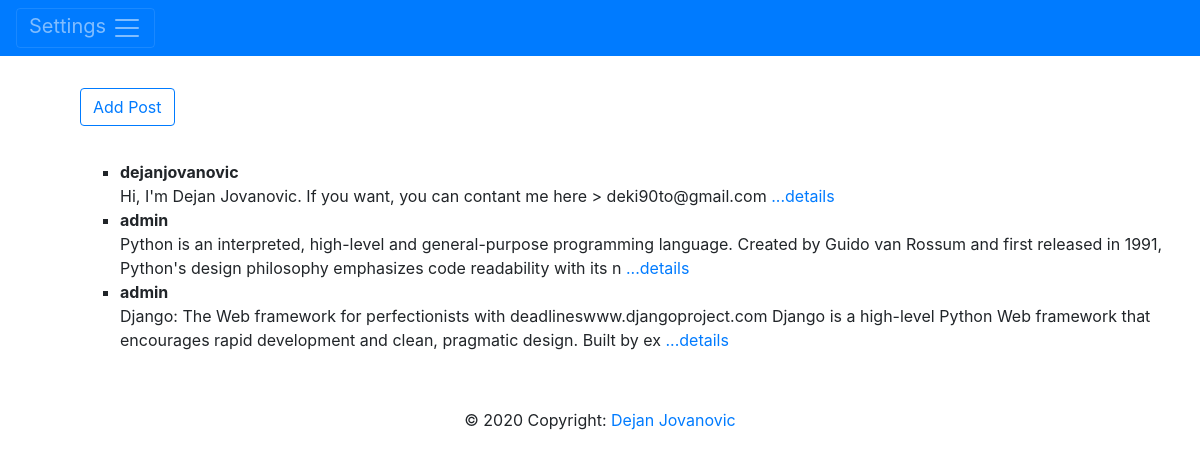
Page / (signed in) on the committed database.
### test_app/models.py (models this page shows, shortened)
class Post(models.Model):
	author = models.ForeignKey(User, on_delete = models.CASCADE)
	body = models.TextField()

### test_app/views.py (the view)
# urls.py: path('', home.as_view(), name = 'home'),
class home(ListView):
	model = Post
	template_name = 'home.html'
	ordering = ['-id']

### test_app/templates/home.html
{% extends 'base.html' %}
{% block body %}
{% if user.is_authenticated %}
<ul>
<br>
    <h1><a class="btn btn-outline-primary" href="{% url 'add' %}">Add Post</a></h1>
<br>
{% for post in object_list %}
    <ul>
    <li><b>{{ post.author }}</b></li>
        {{ post.body|slice:"200"|safe }}
        <a href="{% url 'details' post.pk %}"> ...details </a>
    </ul>
{% endfor %}
</ul>
{% endif %}
{% endblock %}

### test_app/templates/base.html (style rules this page uses)
body { background-repeat: no-repeat; background-attachment: fixed;*/ background-size: 100% 100%; margin-top: 0px; margin-left: 0px; margin-right: 0px; }

### rows in the picture
Post: author "dejanjovanovic", body "Hi, I'm Dejan Jovanovic. If you want, you can contant me here > deki90to@gmail.com"
Post: author "admin", body "Python is an interpreted, high-level and general-purpose programming language. Created by Guido van Rossum and first released in 1991, Python's design philosophy emphasizes code readability with its n"
Post: author "admin", body "Django: The Web framework for perfectionists with deadlineswww.djangoproject.com Django is a high-level Python Web framework that encourages rapid development and clean, pragmatic design. Built by ex"
